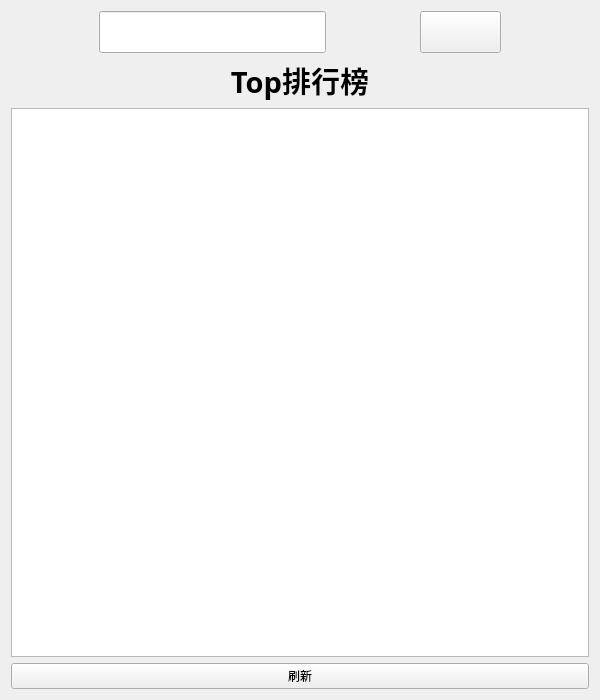
<?xml version="1.0" encoding="UTF-8"?>
<ui version="4.0">
 <class>Home</class>
 <widget class="QWidget" name="Home">
  <property name="geometry">
   <rect>
    <x>0</x>
    <y>0</y>
    <width>600</width>
    <height>700</height>
   </rect>
  </property>
  <property name="windowTitle">
   <string>Form</string>
  </property>
  <layout class="QGridLayout" name="gridLayout_2">
   <item row="0" column="0">
    <layout class="QGridLayout" name="gridLayout">
     <item row="0" column="1" rowspan="2">
      <widget class="QLineEdit" name="lineEdit">
       <property name="sizePolicy">
        <sizepolicy hsizetype="Preferred" vsizetype="Fixed">
         <horstretch>0</horstretch>
         <verstretch>0</verstretch>
        </sizepolicy>
       </property>
       <property name="font">
        <font>
         <family>3ds</family>
         <pointsize>18</pointsize>
        </font>
       </property>
       <property name="styleSheet">
        <string notr="true"/>
       </property>
      </widget>
     </item>
     <item row="2" column="0" colspan="5">
      <widget class="QLabel" name="label">
       <property name="font">
        <font>
         <family>微软雅黑 Light</family>
         <pointsize>22</pointsize>
         <weight>75</weight>
         <bold>true</bold>
        </font>
       </property>
       <property name="text">
        <string>Top排行榜</string>
       </property>
       <property name="alignment">
        <set>Qt::AlignCenter</set>
       </property>
      </widget>
     </item>
     <item row="3" column="0" colspan="5">
      <widget class="QTableWidget" name="tableWidget">
       <property name="rowCount">
        <number>0</number>
       </property>
       <property name="columnCount">
        <number>0</number>
       </property>
       <attribute name="horizontalHeaderVisible">
        <bool>false</bool>
       </attribute>
       <attribute name="horizontalHeaderHighlightSections">
        <bool>true</bool>
       </attribute>
       <attribute name="horizontalHeaderMinimumSectionSize">
        <number>33</number>
       </attribute>
       <attribute name="verticalHeaderVisible">
        <bool>false</bool>
       </attribute>
       <attribute name="verticalHeaderDefaultSectionSize">
        <number>400</number>
       </attribute>
       <attribute name="verticalHeaderHighlightSections">
        <bool>false</bool>
       </attribute>
       <attribute name="verticalHeaderMinimumSectionSize">
        <number>400</number>
       </attribute>
      </widget>
     </item>
     <item row="4" column="0" colspan="5">
      <widget class="QPushButton" name="pb_refresh">
       <property name="text">
        <string>刷新</string>
       </property>
      </widget>
     </item>
     <item row="0" column="0" rowspan="2">
      <widget class="QLabel" name="label_2">
       <property name="sizePolicy">
        <sizepolicy hsizetype="Preferred" vsizetype="Preferred">
         <horstretch>0</horstretch>
         <verstretch>0</verstretch>
        </sizepolicy>
       </property>
       <property name="font">
        <font>
         <family>3ds</family>
         <pointsize>18</pointsize>
        </font>
       </property>
       <property name="styleSheet">
        <string notr="true">image: url(:/icons/rocket.png);</string>
       </property>
       <property name="text">
        <string/>
       </property>
      </widget>
     </item>
     <item row="0" column="3" rowspan="2">
      <widget class="QPushButton" name="pushButton">
       <property name="sizePolicy">
        <sizepolicy hsizetype="Preferred" vsizetype="Preferred">
         <horstretch>0</horstretch>
         <verstretch>0</verstretch>
        </sizepolicy>
       </property>
       <property name="styleSheet">
        <string notr="true">border-image: url(:/icons/搜索.png);
border-color: rgb(0, 0, 0);</string>
       </property>
       <property name="text">
        <string/>
       </property>
       <property name="iconSize">
        <size>
         <width>30</width>
         <height>30</height>
        </size>
       </property>
      </widget>
     </item>
     <item row="0" column="2" rowspan="2">
      <spacer name="horizontalSpacer">
       <property name="orientation">
        <enum>Qt::Horizontal</enum>
       </property>
       <property name="sizeType">
        <enum>QSizePolicy::Fixed</enum>
       </property>
       <property name="sizeHint" stdset="0">
        <size>
         <width>40</width>
         <height>20</height>
        </size>
       </property>
      </spacer>
     </item>
     <item row="0" column="4" rowspan="2">
      <spacer name="verticalSpacer">
       <property name="orientation">
        <enum>Qt::Vertical</enum>
       </property>
       <property name="sizeType">
        <enum>QSizePolicy::Fixed</enum>
       </property>
       <property name="sizeHint" stdset="0">
        <size>
         <width>20</width>
         <height>40</height>
        </size>
       </property>
      </spacer>
     </item>
    </layout>
   </item>
  </layout>
 </widget>
 <resources/>
 <connections/>
</ui>
